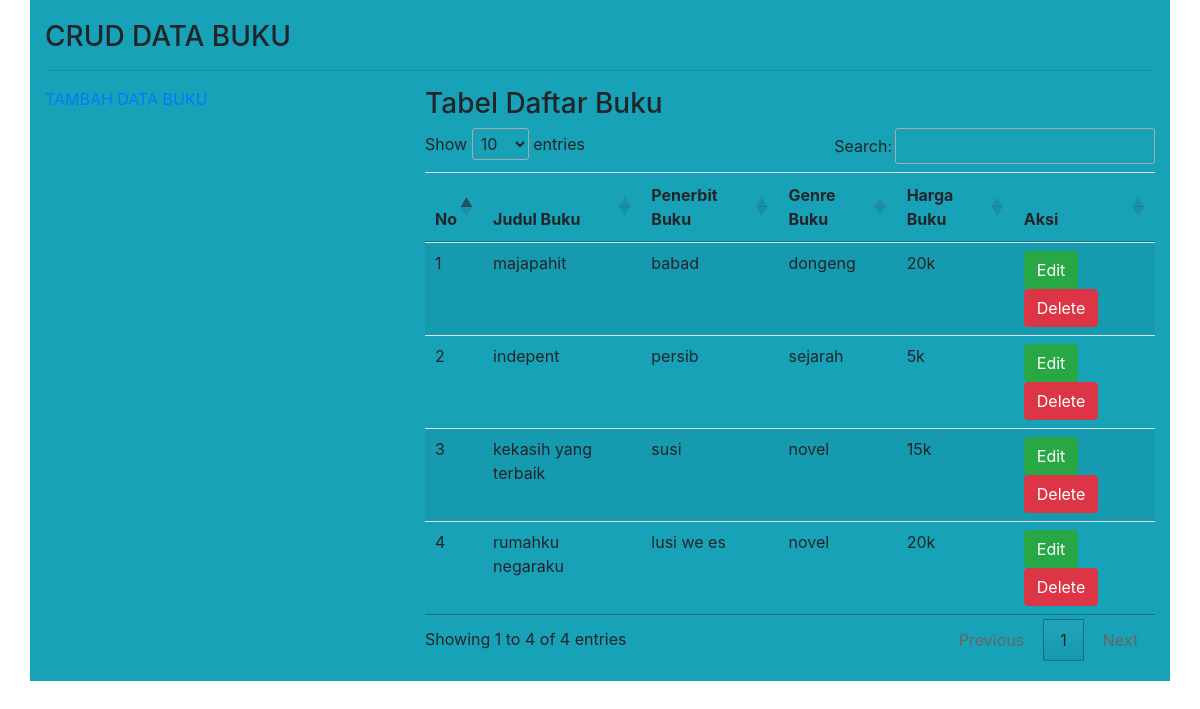
The page / on the database its author committed.
### tables this page shows
CREATE TABLE `buku` (
  `id_buku` int(11) NOT NULL,
  `judul_buku` varchar(50) NOT NULL,
  `penerbit_buku` varchar(50) NOT NULL,
  `Genre_buku` varchar(20) NOT NULL,
  `harga_buku` text NOT NULL
);

### index.php (the view, shortened to what this page needs)
<!DOCTYPE html>
<html lang="en">
<head>
 <link rel="stylesheet" href="bootstrap/css/bootstrap.css">
 <link rel="stylesheet" type="text/css" href="//cdn.datatables.net/1.10.11/css/jquery.dataTables.min.css">
</head>
<body>
 <?php
 include('koneksi.php');
 $query = "SELECT * FROM buku";
 $result = mysqli_query($conn , $query);
 ?>
 <div class="container bg-info" style="padding-top: 20px; padding-bottom: 20px;">
  <h3>CRUD DATA BUKU </h3>
  <hr>
  <div class="row">
   <div class="col-sm-4">
    <a href="tambahdata.php">TAMBAH DATA BUKU</a>
   </div>
   <div class="col-sm-8">
    <h3>Tabel Daftar Buku</h3>
    <table class="table table-striped table-hover dtabel">
     <thead>
      <tr>
       <th>No</th>
       <th>Judul Buku</th>
       <th>Penerbit Buku</th>
       <th>Genre Buku</th>
       <th>Harga Buku</th>
       <th>Aksi</th>
      </tr>
     </thead>
     <tbody>
      <?php
       $no = 1;
       while ($row = mysqli_fetch_assoc($result)) {
      ?>
      <tr>
       <td><?php echo $no++; ?></td>
       <td><?php echo $row['judul_buku']; ?></td>
       <td><?php echo $row['penerbit_buku']; ?></td>
       <td><?php echo $row['Genre_buku']; ?></td>
       <td><?php echo $row['harga_buku']; ?></td>
       <td>
        <a href="editdata.php?id=<?php echo $row['id_buku'];?>" class="btn btn-success" role="button">Edit</a>
        <a href="hapus.php?id=<?php echo $row['id_buku']?>" class="btn btn-danger" role="button">Delete</a>
       </td>
      </tr>
      <?php
       }
      ?>
     </tbody>
    </table>
   </div>
  </div>
 </div>
</body>
</html>

### rows shown on the page
buku: judul_buku "majapahit", penerbit_buku "babad", Genre_buku "dongeng", harga_buku "20k"
buku: judul_buku "indepent", penerbit_buku "persib", Genre_buku "sejarah", harga_buku "5k"
buku: judul_buku "kekasih yang terbaik", penerbit_buku "susi", Genre_buku "novel", harga_buku "15k"
buku: judul_buku "rumahku negaraku", penerbit_buku "lusi we es", Genre_buku "novel", harga_buku "20k"
